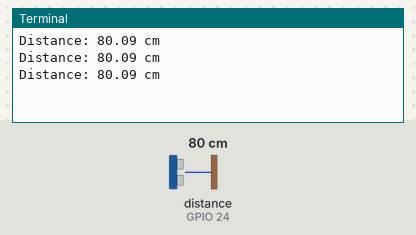
This program was run on a simulated Raspberry Pi (BCM pin numbers). Parts: the last lines printed to the terminal. Inputs (shaded band) come from the test bench; at power-on: distance to the obstacle (sensor on GPIO 24) 80 cm. The echo pulse lasts 58.3 µs per cm; the clock reads 2024-03-15 10:24:30 at power-on unless the program sets it.

Above: at 1.2 s.
1.3 s: distance to the obstacle (sensor on GPIO 24) set to 2 cm
At 1.9 s:
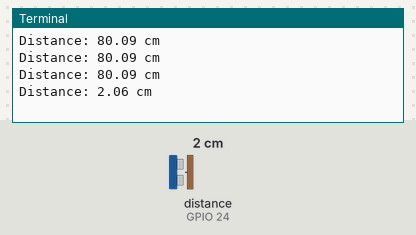
2.8 s: distance to the obstacle (sensor on GPIO 24) set to 4 cm
At 3.4 s:
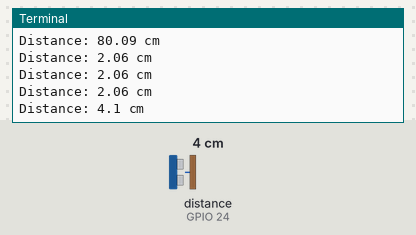
Timing chart, 0 to 5.8 s (numbered marks = the images above; inputs shaded):
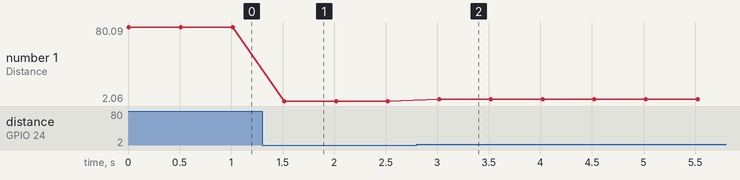

Measured:
- after the input at 1.3 s, the terminal: prints a new line after 0.22 s (image 1)
- after the input at 2.8 s, the terminal: prints a new line after 0.22 s (image 2)
- plotted number 1: 80.09 → 2.06 after the input at 1.3 s, 2.06 → 4.1 after the input at 2.8 s

The program:

ultrasonic.py
```python
import RPi.GPIO as GPIO
import time
GPIO.setmode(GPIO.BCM)
trig = 23
echo = 24
GPIO.setup(trig,GPIO.OUT)
GPIO.setup(echo,GPIO.IN)
GPIO.output(trig,GPIO.LOW)

try:
    while 1:
       GPIO.output(trig,GPIO.HIGH)
       time.sleep(0.00001)
       GPIO.output(trig,GPIO.LOW)

       while GPIO.input(echo)==0:
          pulse_start = time.time()
       while GPIO.input(echo)==1:
          pulse_end = time.time()

       pulse_duration = pulse_end - pulse_start
       distance = pulse_duration * 17150
       distance = round(distance, 2)
       print "Distance:",distance,"cm"
       time.sleep(0.5)

except KeyboardInterrupt:
     GPIO.cleanup()
```
